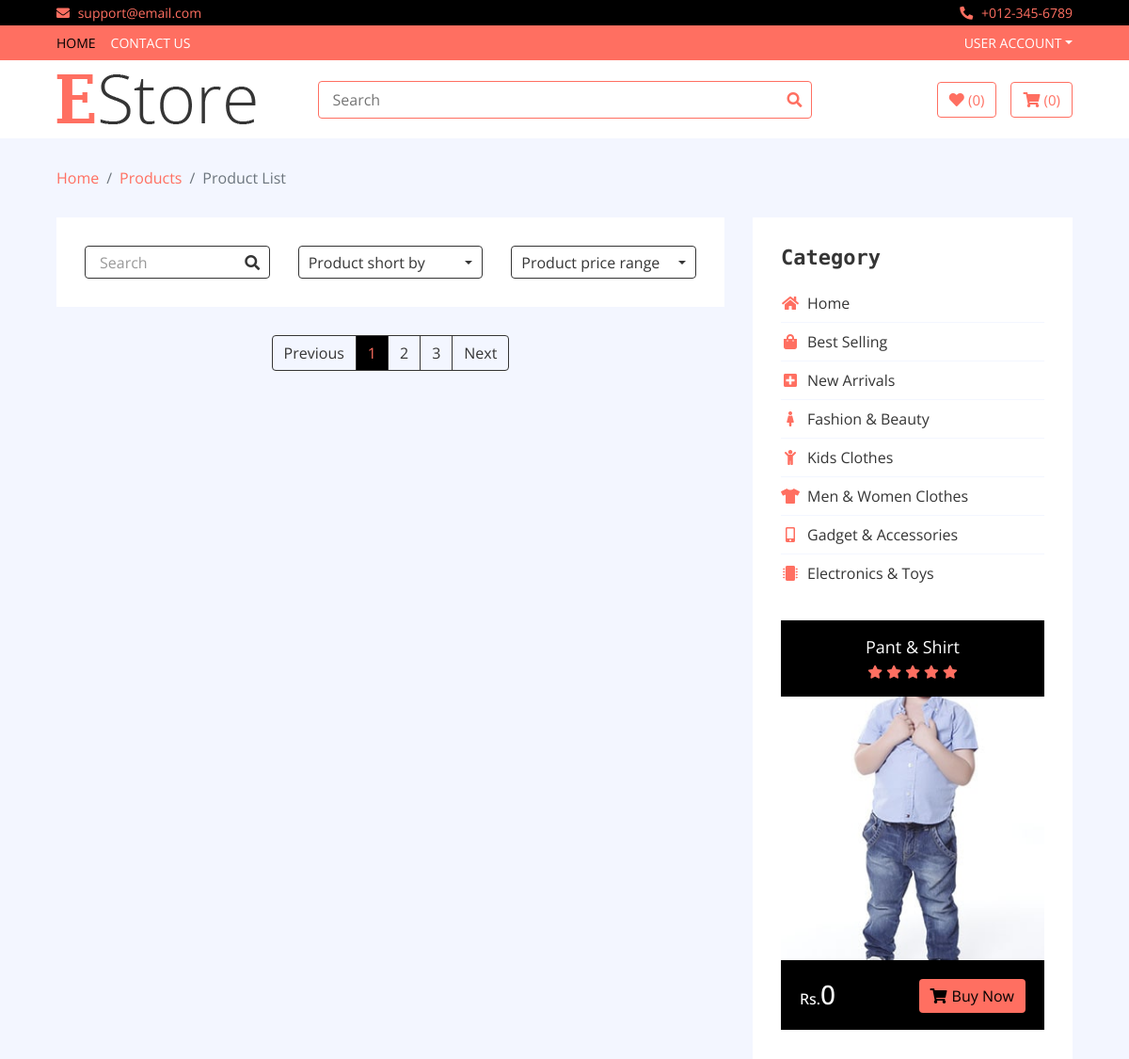
Page /category/best selling (upper part) on the earlier database version.
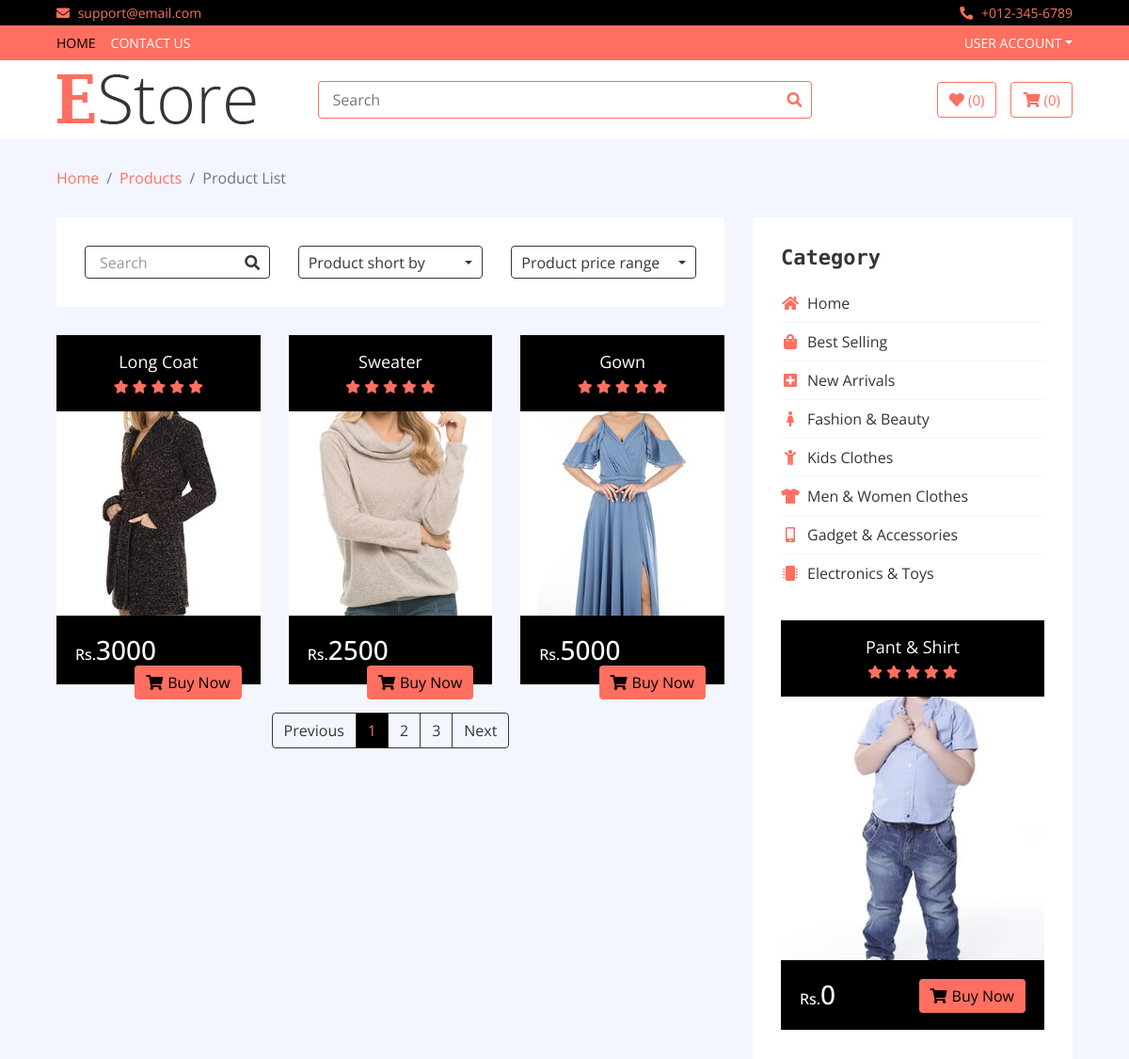
Same page on the later database version.
### home/models.py (models this page shows, shortened)
class Category(models.Model):
    name = models.CharField(max_length= 200)
    image = models.CharField(max_length= 200)
    slog = models.CharField(max_length= 100, unique= True)
    status = models.CharField(choices= STATUS, max_length= 200)
    def get_cat_url(self):
        return reverse("home:category", kwargs = {'slog':self.slog})

class Item(models.Model):
    title = models.CharField(max_length= 200)
    name = models.CharField(max_length= 200, blank= True)
    price = models.IntegerField()
    discounted_price = models.IntegerField(default= 0)
    label = models.CharField(choices= LABEL, max_length= 200)
    image = models.ImageField(upload_to= 'media')
    status = models.CharField(max_length= 200, choices= STATUS)
    slog = models.CharField(max_length= 200, unique= True)
    category = models.ForeignKey(Category, on_delete= models.CASCADE)
    brand = models.ForeignKey(Brand, on_delete= models.CASCADE, null= True)
    discription = models.TextField(blank= True)
    specification = models.TextField(blank= True)
    def get_item_url(self):
        return reverse("home:products", kwargs = {'slog':self.slog})

### home/views.py (the view)
# urls.py: path('category/<slog>', CategoryView.as_view(), name= 'category'),
class CategoryView(BaseView):
    def get(self, request, slog):
        cat_id = Category.objects.get(slog = slog).id
        self.views['cat_detail'] = Item.objects.filter(category= cat_id)
        return render(request, 'product-list.html', self.views)

### home/templates/product-list.html (shortened to what the changed rows need)
{% extends 'base.html' %}
{% load static %}
{% block content %}
        <div class="product-view">
            <div class="container-fluid">
                <div class="row">
                    <div class="col-lg-8">
                        <div class="row">
                            {% for item in cat_detail %}
                            <div class="col-md-4">
                                <div class="product-item">
                                    <div class="product-title">
                                        <a href="{{item.get_item_url}}">{{item.name}}</a>
                                        <div class="ratting">
                                            <i class="fa fa-star"></i>
                                            <i class="fa fa-star"></i>
                                            <i class="fa fa-star"></i>
                                            <i class="fa fa-star"></i>
                                            <i class="fa fa-star"></i>
                                        </div>
                                    </div>
                                    <div class="product-image">
                                        <a href="product-detail.html">
                                            <img src="{{item.image.url}}" alt="Product Image">
                                        </a>
                                    </div>
                                    <div class="product-price">
                                        <h3><span>Rs.</span>{{item.price}}</h3>
                                        <a class="btn" href=""><i class="fa fa-shopping-cart"></i>Buy Now</a>
                                    </div>
                                </div>
                            </div>
                            {% endfor %}
                        </div>
                    </div>
                    <div class="col-lg-4 sidebar">
                        <div class="sidebar-widget category">
                            <h2 class="title">Category</h2>
                            <nav class="navbar bg-light">
                                <ul class="navbar-nav">
                                    {% for cat in categories %}
                                    <li class="nav-item">
                                        <a class="nav-link" href="{{cat.get_cat_url}}"><i class="fa fa-{{cat.image}}"></i>{{cat.name}}</a>
                                    </li>
                                    {% endfor %}
                                </ul>
                            </nav>
                        </div>
                        <div class="sidebar-widget widget-slider">
                            <div class="sidebar-slider normal-slider">
                                {% for item in hotitems %}
                                <div class="product-item">
                                    <div class="product-title">
                                        <a href="{{item.get_item_url}}">{{item.name}}</a>
                                        <div class="ratting">
                                            <i class="fa fa-star"></i>
                                            <i class="fa fa-star"></i>
                                            <i class="fa fa-star"></i>
                                            <i class="fa fa-star"></i>
                                            <i class="fa fa-star"></i>
                                        </div>
                                    </div>
                                    <div class="product-image">
                                        <a href="product-detail.html">
                                            <img src="{{item.image.url}}" alt="Product Image">
                                        </a>
                                    </div>
                                    <div class="product-price">
                                        <h3><span>Rs.</span>{{item.discounted_price}}</h3>
                                        <a class="btn" href="{{item.get_item_url}}"><i class="fa fa-shopping-cart"></i>Buy Now</a>
                                    </div>
                                </div>
                                {% endfor %}
                            </div>
                        </div>
                    </div>
                </div>
            </div>
        </div>
        {% endblock %}

Differences in the rows shown:
now on this page (row edited): Item: name "Long Coat", image (picture), price "3000"
now on this page (row edited): Item: name "Sweater", image (picture), price "2500"
now on this page (row edited): Item: name "Gown", image (picture), price "5000"
